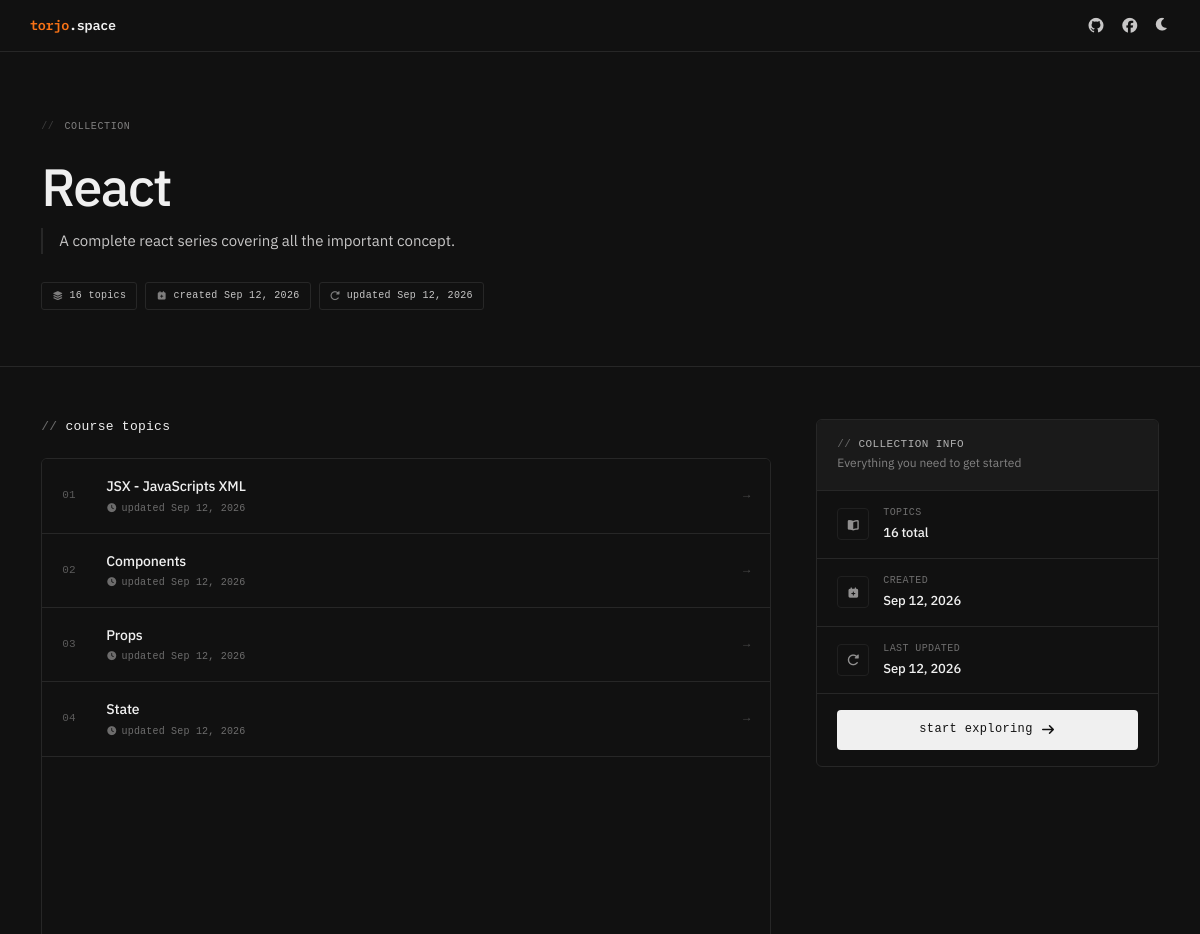
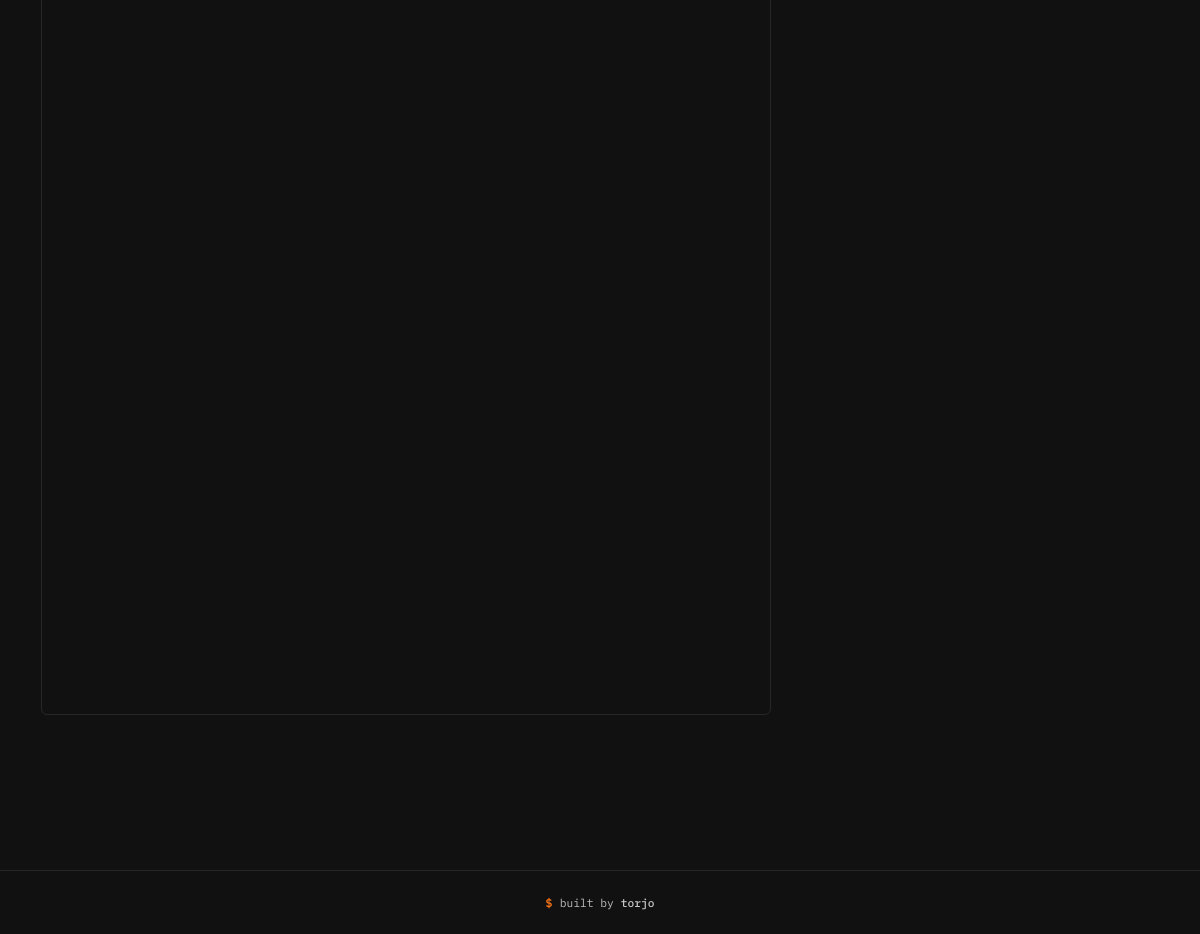
The app's page /collection/react/ with its own data (2 pictures, top to bottom).
### doc/models.py (models this page shows, shortened)
class Collection(models.Model):
    title = models.CharField(max_length=200)
    slug = models.SlugField(unique=True, blank=True)
    description = models.TextField()
    created_by = models.ForeignKey(User, on_delete=models.CASCADE)
    created_at = models.DateTimeField(auto_now_add=True)
    updated_at = models.DateTimeField(auto_now=True)
    is_published = models.BooleanField(default=False)
    bg = models.ImageField(upload_to='collection_backgrounds/', blank=True, null=True)
    class Meta:
        ordering = ['-created_at']
    def __str__(self):
        return self.title

class Topic(models.Model):
    collection = models.ForeignKey(Collection, on_delete=models.CASCADE, related_name='topics')
    title = models.CharField(max_length=200)
    slug = models.SlugField(blank=True)
    order = models.PositiveIntegerField(default=0)
    group = models.CharField(max_length=100, blank=True, null=True)
    created_at = models.DateTimeField(auto_now_add=True)
    updated_at = models.DateTimeField(auto_now=True)
    class Meta:
        ordering = ['order', 'created_at']
        unique_together = ['collection', 'slug']

### doc/views.py (the view)
# urls.py: path('collection/<slug:slug>/', views.collection_detail, name='collection_detail'),
def collection_detail(request, slug):
    collection = Collection.objects.get(slug=slug)
    print('collection:', collection)
    topics = collection.topics.all()
    return render(request, 'doc/collection_detail.html', {'collection': collection, 'topics': topics})

### doc/templates/doc/collection_detail.html (shortened to what this page needs)
{% extends 'doc/base.html' %}
{% block content %}
{% load static %}
<section class="collection-hero">
    <div class="container">
        <div class="hero-eyebrow">collection</div>
        <h1>{{ collection.title }}</h1>
        <p class="hero-desc">{{ collection.description }}</p>
        <div class="hero-meta">
            <span class="meta-chip"><i class="fas fa-layer-group"></i> {{ topics.count }} topics</span>
            <span class="meta-chip"><i class="fas fa-calendar-plus"></i>
                created {{ collection.created_at|date:"M d, Y" }}</span>
            <span class="meta-chip"><i class="fas fa-rotate-right"></i>
                updated {{ collection.updated_at|date:"M d, Y" }}
            </span>
        </div>
    </div>
</section>
<section class="content-section">
    <div class="container">
        <div class="row g-5">
            <div class="col-lg-8">
                <div class="section-label fade-up">
                    <h3>course topics</h3>
                </div>
                {% if topics %}
                <div class="topic-list">
                    {% for topic in topics %}
                    <a href="{% url 'topic_detail' topic.id %}" class="topic-card fade-up">
                        <span class="topic-num">{{ forloop.counter|stringformat:"02d" }}</span>
                        <div class="topic-info">
                            <div class="topic-title">{{ topic.title }}</div>
                            <div class="topic-date">
                                <i class="fas fa-clock"></i>updated {{ topic.updated_at|date:"M d, Y" }}
                            </div>
                        </div>
                        <span class="topic-arrow">→</span>
                    </a>
                    {% endfor %}
                </div>
                {% else %}
                <div class="empty-state fade-up">
                    <p>no topics available yet in this collection</p>
                </div>
                {% endif %}
            </div>
            <div class="col-lg-4 fade-up">
                <div class="sidebar-card">
                    <div class="sidebar-header">
                        <h5>collection info</h5>
                        <p>Everything you need to get started</p>
                    </div>
                    <div class="sidebar-body">
                        <div class="stat-row">
                            <div class="stat-icon"><i class="fas fa-book-open"></i></div>
                            <div>
                                <div class="stat-label">topics</div>
                                <div class="stat-value">{{ topics.count }} total</div>
                            </div>
                        </div>
                        <div class="stat-row">
                            <div class="stat-icon"><i class="fas fa-calendar-plus"></i></div>
                            <div>
                                <div class="stat-label">created</div>
                                <div class="stat-value">{{ collection.created_at|date:"M d, Y" }}</div>
                            </div>
                        </div>
                        <div class="stat-row">
                            <div class="stat-icon"><i class="fas fa-rotate-right"></i></div>
                            <div>
                                <div class="stat-label">last updated</div>
                                <div class="stat-value">{{ collection.updated_at|date:"M d, Y" }}</div>
                            </div>
                        </div>
                    </div>
                    <div class="sidebar-footer">
                        {% if topics %}
                        <a href="{% url 'topic_detail' topics.0.id %}" class="start-btn">
                            start exploring <i class="fas fa-arrow-right"></i>
                        </a>
                        {% else %}
                        <button class="start-btn" disabled>no topics yet</button>
                        {% endif %}
                    </div>
                </div>
            </div>
        </div>
    </div>
</section>
{% endblock %}

### doc/templates/doc/base.html (style rules this page uses)
:root { --accent: #f97316; --accent-dim: rgba(249, 115, 22, 0.12); --text-primary: #f0f0f0; --text-secondary: #c8c7c7; --text-muted: #bfbdbd; --bg: #111111; --bg-secondary: #1a1a1a; --border: #272727; --border-strong: #383838; --mono: 'IBM Plex Mono', monospace; --sans: 'IBM Plex Sans', sans-serif; }
*, *::before, *::after { box-sizing: border-box; }
html, body { font-family: var(--sans); background-color: var(--bg); color: var(--text-primary); transition: background-color 0.2s, color 0.2s; font-size: 15px; line-height: 1.6; -webkit-font-smoothing: antialiased; }
a { color: inherit; }

### records on screen
Collection: title "React", description "A complete react series covering all the important concept.", count "16", created_at "Sep 12, 2026", updated_at "Sep 12, 2026"
Topic: title "JSX - JavaScripts XML", updated_at "Sep 12, 2026"
Topic: title "Components", updated_at "Sep 12, 2026"
Topic: title "Props", updated_at "Sep 12, 2026"
Topic: title "State", updated_at "Sep 12, 2026"

### other values on screen
{{ topics.count }} "16"
